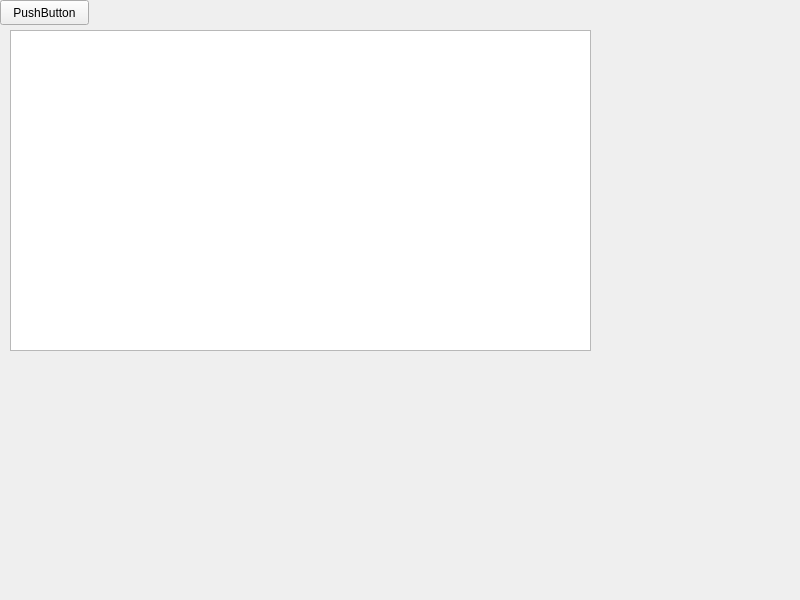
<?xml version="1.0" encoding="UTF-8"?>
<ui version="4.0">
 <class>Widget</class>
 <widget class="QWidget" name="Widget">
  <property name="geometry">
   <rect>
    <x>0</x>
    <y>0</y>
    <width>800</width>
    <height>600</height>
   </rect>
  </property>
  <property name="windowTitle">
   <string>Widget</string>
  </property>
  <widget class="QPushButton" name="pushButton">
   <property name="geometry">
    <rect>
     <x>0</x>
     <y>0</y>
     <width>89</width>
     <height>25</height>
    </rect>
   </property>
   <property name="text">
    <string>PushButton</string>
   </property>
  </widget>
  <widget class="QTextEdit" name="textEdit">
   <property name="geometry">
    <rect>
     <x>10</x>
     <y>30</y>
     <width>581</width>
     <height>321</height>
    </rect>
   </property>
  </widget>
 </widget>
 <resources/>
 <connections/>
</ui>
